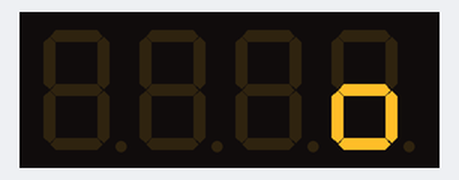
The program below on a simulated Raspberry Pi Pico running MicroPython. Shown: 4-digit seven-segment display. At 16.1 s the program stops and its outputs stay as they are.

Above: at 0.1 s.
At 2.1 s:
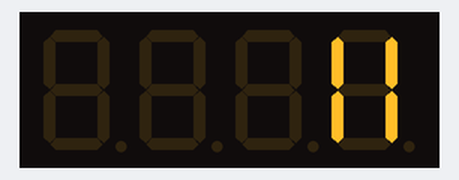
At 4.1 s:
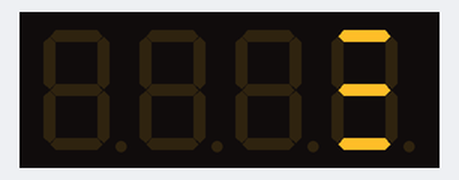

The program:

Prog_3_New_Characters.py
```python
# Using 4-Digit 7-Segment Display with TM1637 Driver Chip
#
# Using mcauser's library: https://github.com/mcauser/micropython-tm1637
# CLK to GPIO16
# DIO to GPIO17
# VCC to 3.3V rail
# GND Pin to GND rail
#
# Create some new characters
#
# Lori Pfahler
# August 2025

import tm1637
from machine import Pin
import utime
# Setup display
tm = tm1637.TM1637(clk=Pin(16), dio=Pin(17))

# clear display
tm.write([0, 0, 0, 0])

# Lower half circle - kind of like a period
# here I use binary to indicate the segments that I want on:
# h g f e d c b a
# 0 1 0 1 1 1 0 0
tm.write([0b01011100], 3)
utime.sleep(2)

# vertical LEDs
tm.write([0b00110110], 3)
utime.sleep(2)

# horizontal LEDs
tm.write([0b01001001], 3)
utime.sleep(2)


# loop through vertical and horizontal
for i in range(20):
    # vertical LEDs
    tm.write([0b00110110], 3)
    utime.sleep(0.25)
    # horizontal LEDs
    tm.write([0b01001001], 3)
    utime.sleep(0.25)

# clear display
tm.write([0, 0, 0, 0])
```

Measured:
- what the display in image 1 shows lasts 2.0 s, from 2.0 s to 4.0 s
